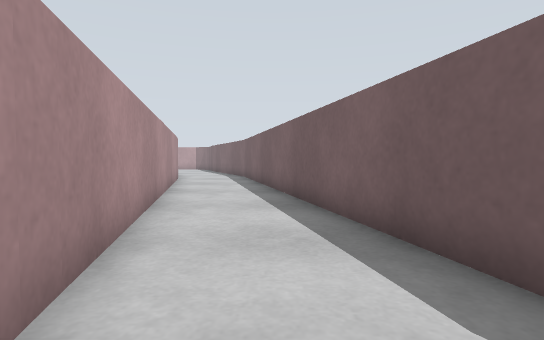
view 1 (above)

24 first-person views from a walk through a world built for the Gazebo simulator. The camera is 0.49 m above the floor, tilts 2° down and sees 80° across. The floor is counted in squares, 0.5 m on a side. Each view is taken from the middle of a square. On the plan, view 1 faces up. The plan holds only what a view shows up to about 12 squares ahead; the rest is blank. The place goes on beyond the plan.

view 2
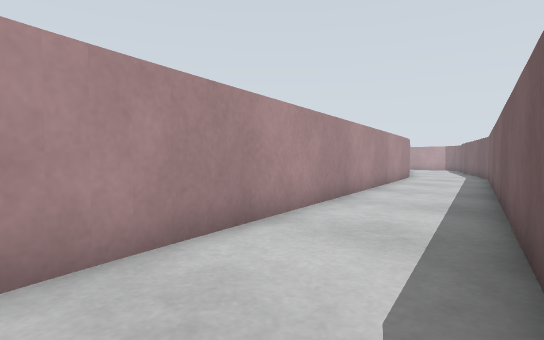

view 3
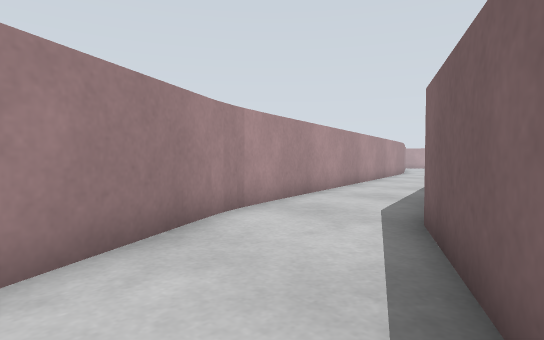

view 4
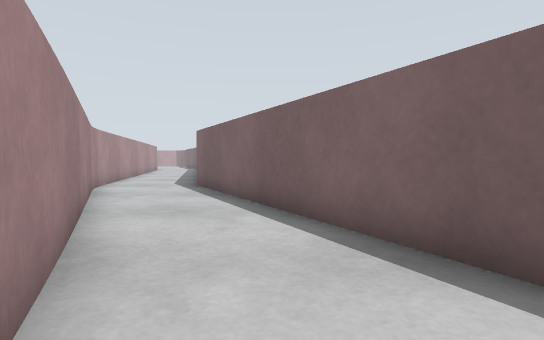

view 5
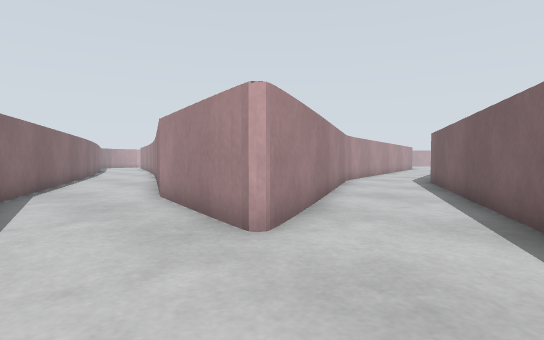

view 6
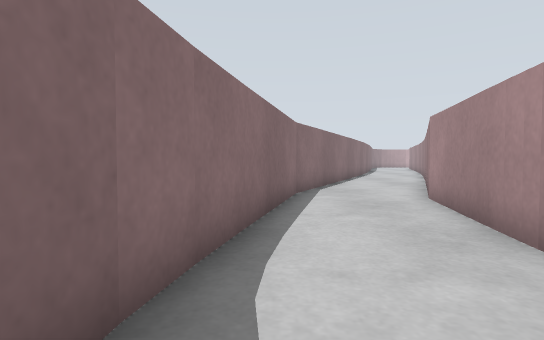

view 7
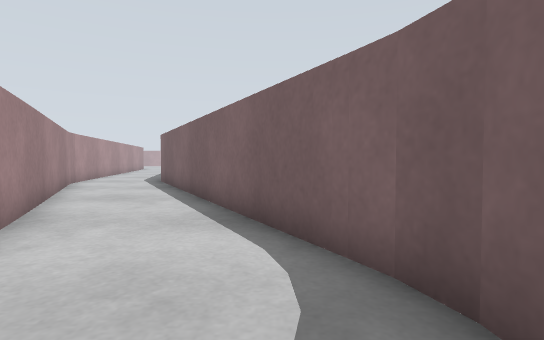

view 8
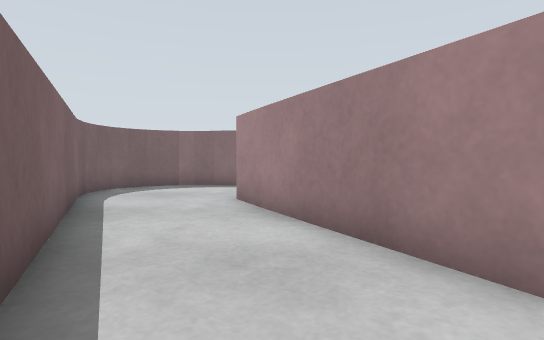

view 9
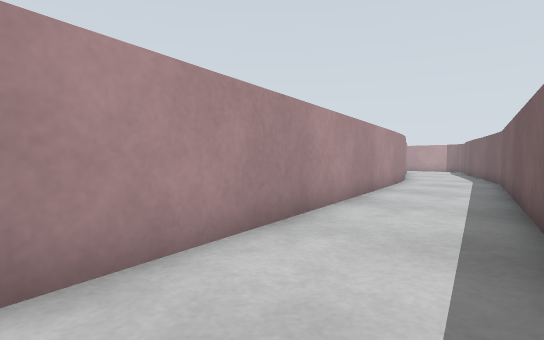

view 10
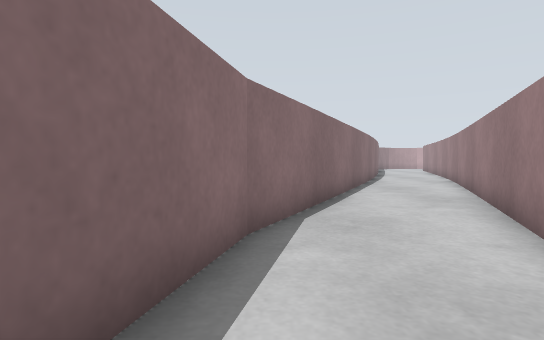

view 11
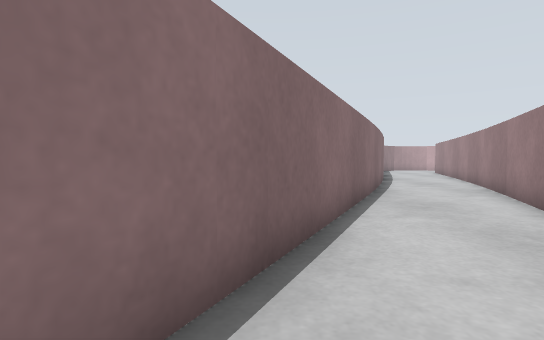

view 12
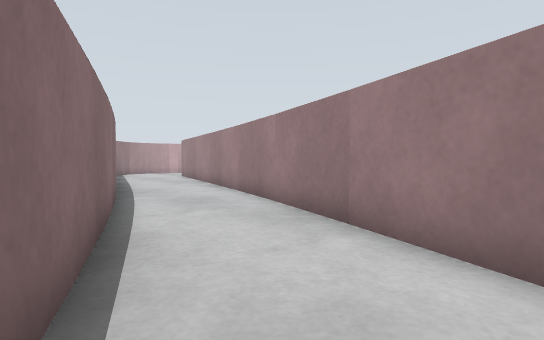

view 13
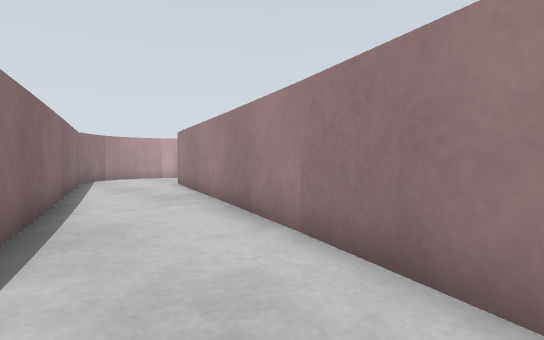

view 14
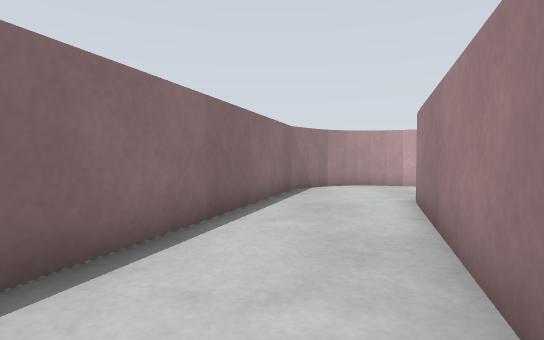

view 15
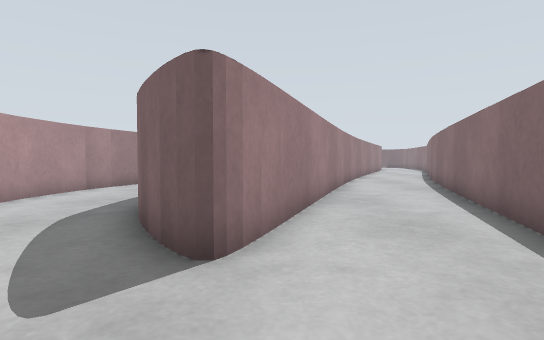

view 16
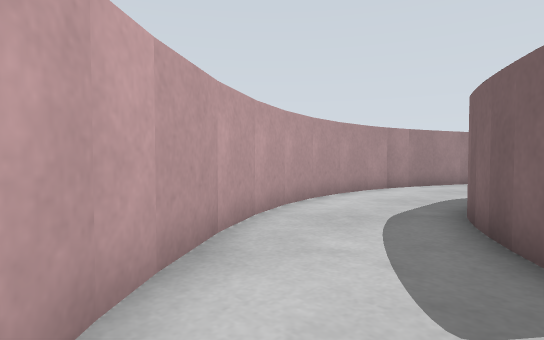

view 17
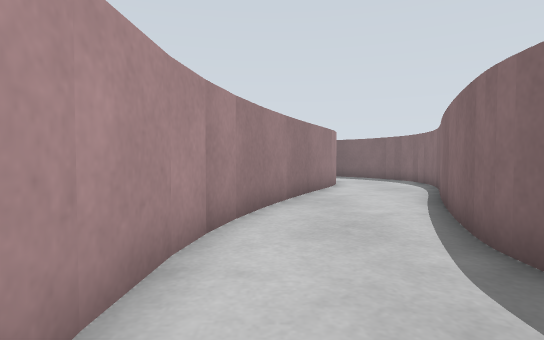

view 18
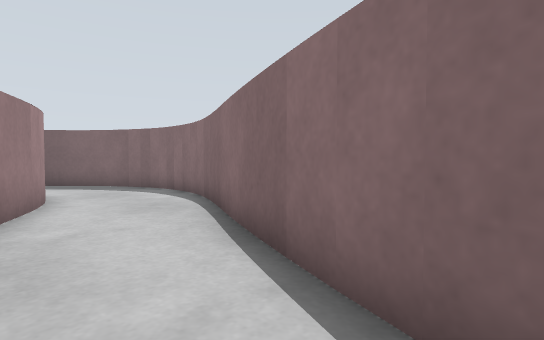

view 19
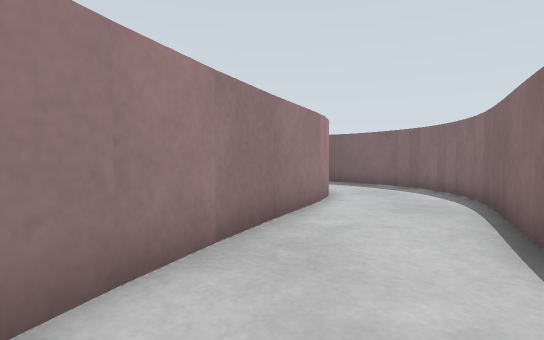

view 20
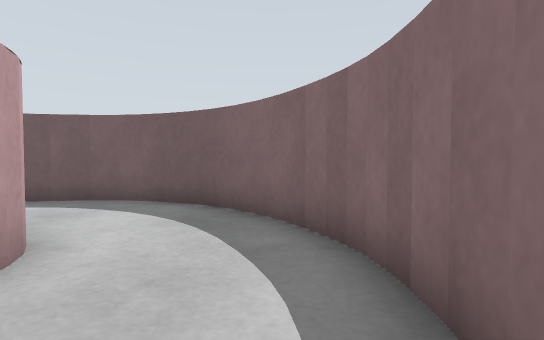

view 21
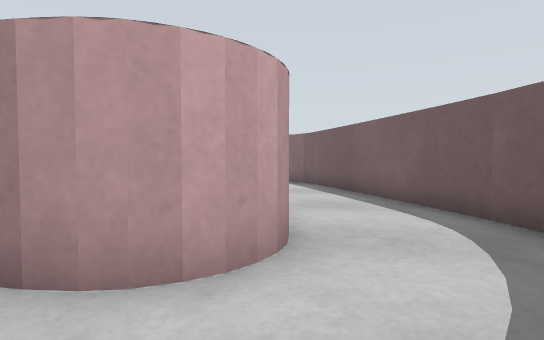

view 22
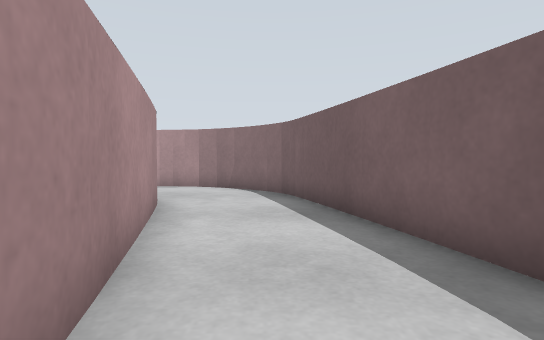

view 23
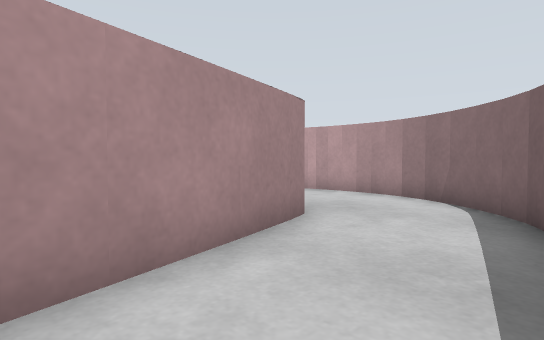

view 24
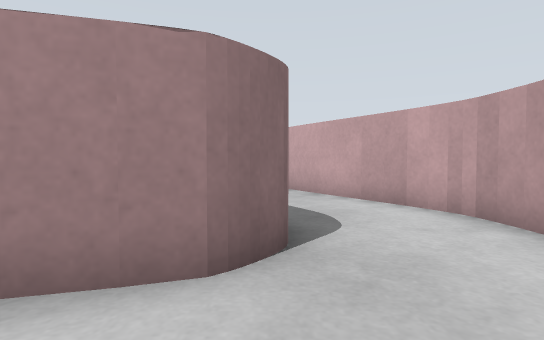

### Floor plan
Points are (right, up) in squares from view 1. A wall is a line through its corners. A room is listed if a view was taken in it or the views show most of it. See-through windows are left out.
Room 1 (views 1, 2, 3, 4, 5, 6, 7, 8, 9)
walls: (1.9, 2.2) (-1, 15.5); (-1, 0.1) (-0.8, -0.5) (3.9, -9.8); (8.1, -10.5) (2.2, 1); (8.3, -11.2) (8, -10.3); (3.2, -13.5) (5.1, -14); (8.1, -12.5) (8.3, -11.8) (8.2, -11.1); (7.8, -13) (8.2, -12.4); (5.1, -13.9) (6.2, -14) (7, -13.7); (5.7, -14) (6.6, -13.9) (7.5, -13.4); (7.3, -13.5) (7.9, -13); (-4.3, 14.8) (-1, -0.1)
ways out: opening at (3.5, -11.5) to room 2
Room 2 (views 10, 11, 12, 13, 14, 15, 16, 17, 18, 19, 20, 21, 22, 23, 24)
walls: (-15.1, 1.3) (-10.8, -0.7); (-18.2, 2.5) (-14.9, 1.4); (-14.2, 4.7) (-17.8, 6); (-18.6, 2.6) (-18.1, 2.5); (-19.2, 2.6) (-18.5, 2.6); (-17.7, 5.8) (-18.8, 6); (-18.7, 6) (-20.2, 6.1); (-20.1, 6.1) (-21.6, 6) (-22.9, 5.7); (-9.9, 2.7) (-14.4, 4.7); (-11, -0.6) (-10.1, -0.9); (-22.3, 2.4) (-21.6, 2.6); (-9.3, 2.5) (-10, 2.7); (-10.4, -0.8) (-9.7, -1) (-9.1, -1); (-22.8, 5.7) (-24.2, 5.2) (-25.5, 4.5); (-23.3, 1.9) (-22.2, 2.4); (-9.3, -1) (-8.1, -1); (-23.2, -0.2) (-24.8, 0.5); (-7.5, 2.6) (-8.2, 2.3) (-8.9, 2.4); (-8.2, -1) (-7.7, -0.9); (-7.9, -1) (-7.2, -0.8); (-6.9, 3.4) (-7.2, 2.9) (-7.9, 2.4); (-6.8, 3.7) (-7, 3.2) (-7.7, 2.4) (-8.6, 2.3) (-9.4, 2.5); (-25, 0.6) (-24.7, 1) (-23.2, 2); (-7.5, -0.9) (-6.9, -0.7); (-10.5, -4.7) (-23.2, 0.2); (-7, -0.7) (-5.8, -0.1); (-25.6, 4.6) (-27.4, 3.1); (-14.7, -6.7) (-12.7, -7.5); (-6, -0.2) (-5.2, 0.3); (-12.7, -7.4) (-2.1, -12.4); (-8.4, 11) (-7, 5.1); (-5.3, 0.2) (-4.8, 0.7); (-9.1, 11.9) (-8.7, 11.5) (-8.4, 10.8); (-27.3, 3.2) (-27.9, 2.6); (-4.8, 0.6) (-4.3, 1.3); (-4.4, 1.1) (-3.9, 1.9); (-4, 1.7) (-3.7, 2.4); (-3.7, 2.3) (-3.5, 3) (-3.4, 3.6); (-28.3, 2.1) (-28.7, 1.4) (-28.8, 0.6) (-28.8, 0.1); (-28.5, 1.7) (-28.7, 1.1); (-3.4, 3.5) (-3.4, 4.4); (-3.4, 4.2) (-3.5, 5.2); (-3.5, 5.1) (-5.3, 12.5); (-11.9, 15.3) (-16.5, 12.6); (-28.3, -1.3) (-27.2, -2.3) (-14.6, -6.6); (-28.8, 0.2) (-28.7, -0.3); (-28.8, -0.2) (-28.6, -0.8) (-28.2, -1.4); (-10.6, 15.5) (-11.5, 15.4); (-5.4, 12.3) (-5.6, 13) (-6.2, 13.8); (-8.9, 15.4) (-9.8, 15.5); (-5.5, 12.8) (-5.7, 13.2); (-7.8, 15) (-8.5, 15.3) (-9.1, 15.4); (-7.2, 14.6) (-7.9, 15.1); (-6.1, 13.7) (-6.7, 14.2); (-6.6, 14.2) (-7.3, 14.7); (-0.9, -9.1) (-10.6, -4.8); (-2.2, -12.3) (3.2, -13.5); (3.8, -10.2) (-1.1, -9.1)
ways out: opening at (3.5, -11.5) to room 1

Where each view was taken, in squares from view 1:
view 1: 0 up, 0 right, facing up
view 2: 0 up, 2 right, facing up-left
view 3: 4 down, 4 right, facing up-left
view 4: 11 down, 5 right, facing up
view 5: 13 down, 7 right, facing up-left
view 6: 13 down, 7 right, facing left
view 7: 13 down, 7 right, facing up
view 8: 2 down, 3 right, facing down
view 9: 3 up, 1 right, facing up-left
view 10: 12 down, 2 right, facing left
view 11: 11 down, 2 left, facing left
view 12: 9 down, 8 left, facing up-left
view 13: 6 down, 13 left, facing up-left
view 14: 3 down, 17 left, facing left
view 15: 0 up, 28 left, facing right
view 16: 1 up, 28 left, facing up-right
view 17: 5 up, 22 left, facing right
view 18: 4 up, 18 left, facing down-right
view 19: 4 up, 18 left, facing right
view 20: 0 up, 11 left, facing right
view 21: 0 up, 7 left, facing up
view 22: 4 up, 6 left, facing up
view 23: 7 up, 5 left, facing up-left
view 24: 12 up, 6 left, facing left
